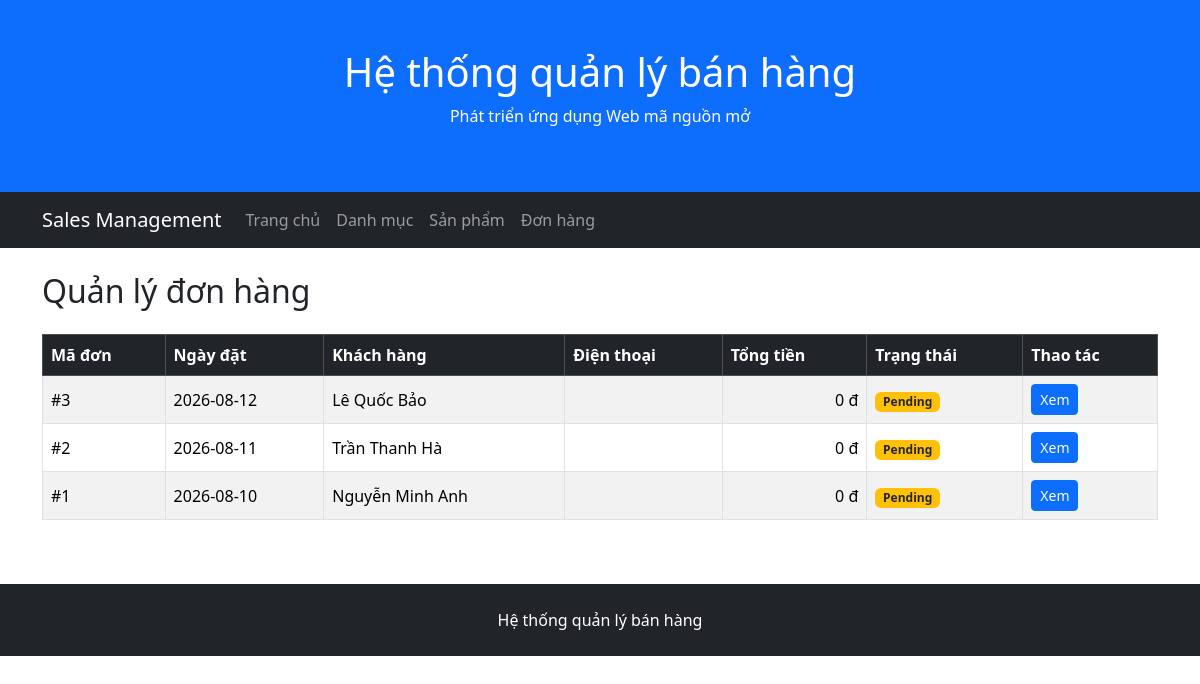
/admin/orders/index.php, run on an earlier commit of the app's database.
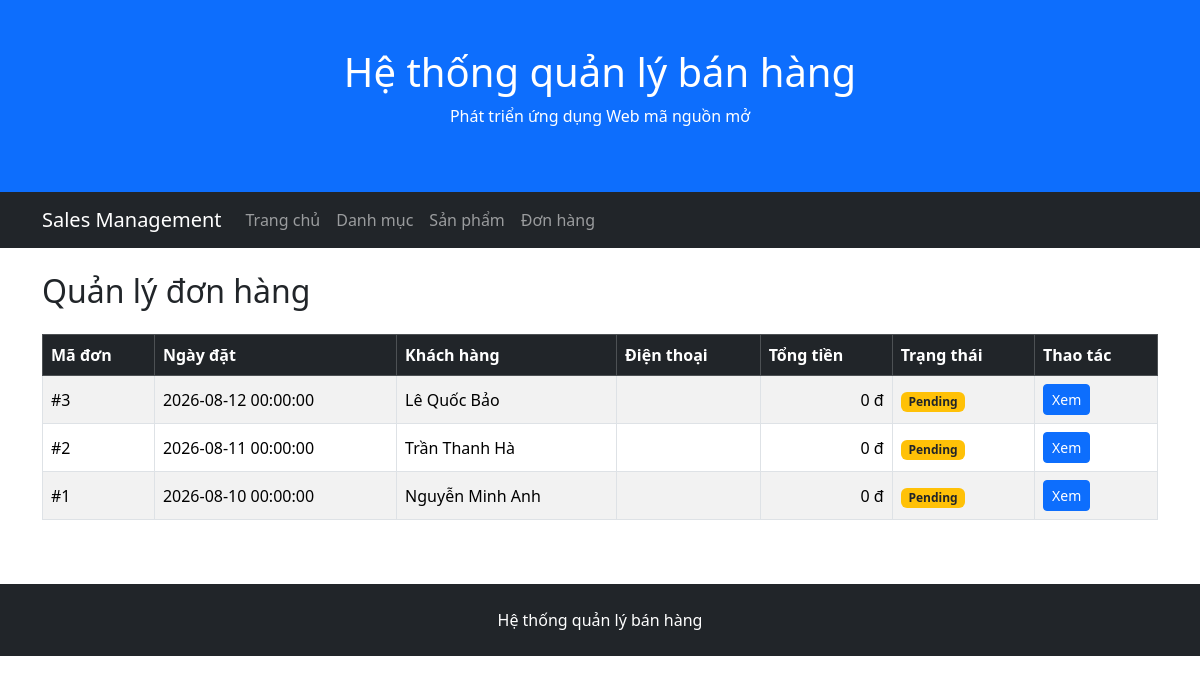
And on a later commit of the database.
### tables this page shows
CREATE TABLE orders (
    OrderID INT AUTO_INCREMENT PRIMARY KEY,

    OrderDate DATETIME NOT NULL DEFAULT CURRENT_TIMESTAMP,

    TotalAmount DECIMAL(12,2) NOT NULL DEFAULT 0,
    Status VARCHAR(30) NOT NULL DEFAULT 'Pending',

    CustomerID INT NOT NULL,
    EmployeeID INT,
    ShipperID INT,

    CONSTRAINT chk_orders_total
        CHECK (TotalAmount >= 0),

    CONSTRAINT fk_orders_customer
        FOREIGN KEY (CustomerID)
        REFERENCES customers(CustomerID),

    CONSTRAINT fk_orders_employee
        FOREIGN KEY (EmployeeID)
        REFERENCES employees(EmployeeID),

    CONSTRAINT fk_orders_shipper
        FOREIGN KEY (ShipperID)
        REFERENCES shippers(ShipperID)
);

CREATE TABLE customers (
    CustomerID INT AUTO_INCREMENT PRIMARY KEY,
    CustomerName VARCHAR(100) NOT NULL,
    ContactName VARCHAR(100),
    Address VARCHAR(200),
    Country VARCHAR(100),
    Phone VARCHAR(20),
    City VARCHAR(100),
    PostalCode VARCHAR(20),
    Country VARCHAR(100)
);

### public/admin/orders/index.php (the view, shortened to what this page needs)
<?php
require_once '/var/www/src/config/database.php';
$sql = "
    SELECT
        o.OrderID,
        o.OrderDate,
        o.TotalAmount,
        o.Status,
        c.CustomerName,
        c.Phone
    FROM
        orders AS o,
        customers AS c
    WHERE
        o.CustomerID = c.CustomerID
    ORDER BY
        o.OrderID DESC
";
$result = $conn->query($sql);
require_once '/var/www/src/includes/admin/header.php';
require_once '/var/www/src/includes/admin/navbar.php';
?>
<div class="container mt-4">
    <div class="d-flex justify-content-between align-items-center mb-3">
        <h2>Quản lý đơn hàng</h2>
    </div>
    <div class="table-responsive">
        <table class="table table-bordered table-striped align-middle">
            <thead class="table-dark">
                <tr>
                    <th>Mã đơn</th>
                    <th>Ngày đặt</th>
                    <th>Khách hàng</th>
                    <th>Điện thoại</th>
                    <th>Tổng tiền</th>
                    <th>Trạng thái</th>
                    <th>Thao tác</th>
                </tr>
            </thead>
            <tbody>
            <?php while ($order = $result->fetch_assoc()): ?>
                <tr>
                    <td>
                        #<?= (int) $order['OrderID'] ?>
                    </td>
                    <td>
                        <?= htmlspecialchars($order['OrderDate']) ?>
                    </td>
                    <td>
                        <?= htmlspecialchars($order['CustomerName']) ?>
                    </td>
                    <td>
                    </td>
                    <td class="text-end">
                        <?= number_format(
                            (float) $order['TotalAmount'],
                            0,
                            ',',
                            '.'
                        ) ?> đ
                    </td>
                    <td>
                        <?php
                        $status = $order['Status'];
                        $badgeClass = match ($status) {
                            'Pending' => 'bg-warning text-dark',
                            'Confirmed' => 'bg-primary',
                            'Shipping' => 'bg-info text-dark',
                            'Completed' => 'bg-success',
                            'Cancelled' => 'bg-secondary',
                            default => 'bg-secondary'
                        };
                        ?>
                        <span class="badge <?= $badgeClass ?>">
                            <?= htmlspecialchars($status) ?>
                        </span>
                    </td>
                    <td>
                        <a
                            href="/admin/orders/detail.php?id=<?= (int) $order['OrderID'] ?>"
                            class="btn btn-sm btn-primary"
                        >
                            Xem
                        </a>
                    </td>
                </tr>
            <?php endwhile; ?>
            </tbody>
        </table>
    </div>
</div>
<?php
require_once '/var/www/src/includes/admin/footer.php';

### src/includes/admin/header.php (shortened to what this page needs)
<!DOCTYPE html>
<html lang="vi">
<head>
    <link
        href="https://cdn.jsdelivr.net/npm/bootstrap@5.3.8/dist/css/bootstrap.min.css"
        rel="stylesheet"
    >
</head>
<body>
<div class="p-5 bg-primary text-white text-center">
    <h1>Hệ thống quản lý bán hàng</h1>
    <p>Phát triển ứng dụng Web mã nguồn mở</p>
</div>

### src/includes/admin/navbar.php (shortened to what this page needs)
<nav class="navbar navbar-expand-lg bg-dark navbar-dark">
    <div class="container">
        <a class="navbar-brand" href="/">Sales Management</a>
        <div class="collapse navbar-collapse" id="mainNavbar">
            <ul class="navbar-nav">
                <li class="nav-item">
                    <a class="nav-link" href="/">Trang chủ</a>
                </li>
                <li class="nav-item">
                    <a class="nav-link" href="/admin/categories/">
                        Danh mục
                    </a>
                </li>
                <li class="nav-item">
                    <a class="nav-link" href="/admin/products/">
                        Sản phẩm
                    </a>
                </li>
                <li class="nav-item">
                    <a class="nav-link" href="/admin/orders/">
                        Đơn hàng
                    </a>
                </li>
            </ul>
        </div>
    </div>
</nav>

### src/includes/admin/footer.php
<footer class="mt-5 p-4 bg-dark text-white text-center">
    <p class="mb-0">
        Hệ thống quản lý bán hàng
    </p>
</footer>
</body>
</html>

What changed in the data, as far as the page shows it:
changed orders "Lê Quốc Bảo": OrderDate "2026-08-12" → "2026-08-12 00:00:00"
changed orders "Trần Thanh Hà": OrderDate "2026-08-11" → "2026-08-11 00:00:00"
changed orders "Nguyễn Minh Anh": OrderDate "2026-08-10" → "2026-08-10 00:00:00"
